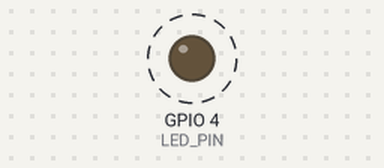
Simulated run of this sketch. Board: ESP32. Shown: output pins drawn as LEDs (lit = HIGH). Dashed ring = blinking. What the sketch prints to the serial monitor is not drawn.

Above: at 0.2 s.
Timing chart, 0 to 3.0 s (numbered marks = the images above):
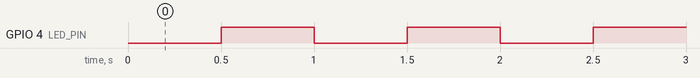

Measured:
- by itself, GPIO 4 (LED_PIN): alternates HIGH for 0.50 s and LOW for 0.50 s

The sketch:

l21_timer.ino
```cpp
const int LED_PIN = 4;

hw_timer_t* timer = nullptr;
volatile uint32_t ticks = 0;                 // меняется в обработчике

void ARDUINO_ISR_ATTR onTimer() {            // вызывается ровно раз в 0,5 с
  ticks++;
  digitalWrite(LED_PIN, !digitalRead(LED_PIN));
}

void setup() {
  Serial.begin(115200);
  pinMode(LED_PIN, OUTPUT);
  timer = timerBegin(1000000);               // счётчик: 1 000 000 тиков в секунду
  timerAttachInterrupt(timer, &onTimer);
  timerAlarm(timer, 500000, true, 0);        // сигнал каждые 500 000 тиков, без конца
}

void loop() {
  static uint32_t shown = 0;
  uint32_t now = ticks;
  if (now != shown) {                        // печатаем здесь, а не в обработчике
    shown = now;
    Serial.printf("Срабатываний: %lu\n", now);
  }
}
```
